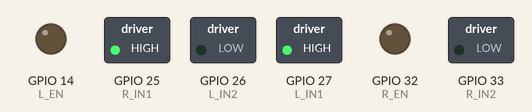
Recording of a sketch running on a simulated ESP32. Shown: switched loads named in the sketch (green lamp = pin HIGH), output pins drawn as LEDs (lit = HIGH). Nothing arrives over Bluetooth unless stated; what the sketch prints to the serial monitor is not drawn.

Above: at 0.1 s.
Timing chart, 0 to 1.6 s (numbered marks = the images above):
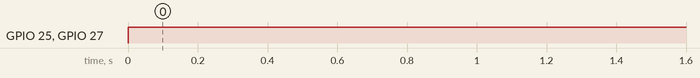

Measured:
- by itself, GPIO 25 (R_IN1), GPIO 27 (L_IN1): LOW → HIGH at 0.00 s

The sketch:

Motor_Test.ino
```cpp
#include <Arduino.h>
#include <ps5Controller.h>

// Motor Pins
#define L_IN1 27
#define L_IN2 26
#define L_EN  14
#define R_IN1 25
#define R_IN2 33
#define R_EN  32

// PWM Config
const int MOTOR_FREQ = 30000;
const int MOTOR_RESOLUTION = 8;
const int MAX_SPEED = 255;
const int DEADZONE = 0.1;

const int L_PWM_CH = 0;
const int R_PWM_CH = 1;

void setMotor(int in1, int in2, int pwm_ch, int speed, bool forward) {
  digitalWrite(in1, forward ? HIGH : LOW);
  digitalWrite(in2, forward ? LOW : HIGH);
  ledcWrite(pwm_ch, speed);
}

void stopMotors() {
  ledcWrite(L_PWM_CH, 0);
  ledcWrite(R_PWM_CH, 0);
}

void setup() {
  Serial.begin(115200);
  ps5.attachOnConnect([](){ Serial.println("PS5 Connected."); });
  ps5.attachOnDisconnect([](){ Serial.println("PS5 Disconnected!"); });
  ps5.begin("10:18:49:7D:6D:F4");

  pinMode(L_IN1, OUTPUT);
  pinMode(L_IN2, OUTPUT);
  pinMode(R_IN1, OUTPUT);
  pinMode(R_IN2, OUTPUT);

  ledcSetup(L_PWM_CH, MOTOR_FREQ, MOTOR_RESOLUTION);
  ledcSetup(R_PWM_CH, MOTOR_FREQ, MOTOR_RESOLUTION);
  ledcAttachPin(L_EN, L_PWM_CH);
  ledcAttachPin(R_EN, R_PWM_CH);

  stopMotors();
}

void loop() {
  if (ps5.isConnected()) {
    float lx = ps5.LStickX(); // -1.0 to +1.0
    float ly = -ps5.LStickY(); // invert Y for natural forward

    Serial.printf("LX: %.2f | LY: %.2f\n", lx, ly);

    if (abs(ly) < DEADZONE && abs(lx) < DEADZONE) {
      stopMotors();
      return;
    }

    int leftSpeed = MAX_SPEED * constrain(ly + lx, -1.0, 1.0);
    int rightSpeed = MAX_SPEED * constrain(ly - lx, -1.0, 1.0);

    bool leftForward = leftSpeed >= 0;
    bool rightForward = rightSpeed >= 0;

    setMotor(L_IN1, L_IN2, L_PWM_CH, abs(leftSpeed), leftForward);
    setMotor(R_IN1, R_IN2, R_PWM_CH, abs(rightSpeed), rightForward);
  }
}
```
